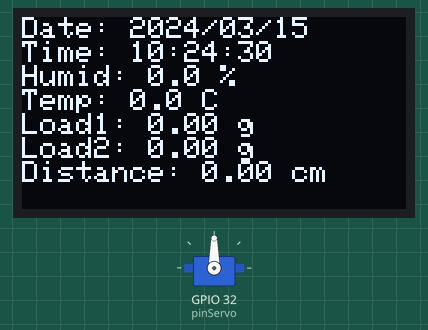
A sketch run on a simulated ESP32. Parts: 128×64 one-colour display, servo. The local clock reads 2024-03-15 10:24:30 at power-on unless the sketch sets it; what the sketch prints to the serial monitor is not drawn.

Above: at 0.3 s.
At 4.5 s:
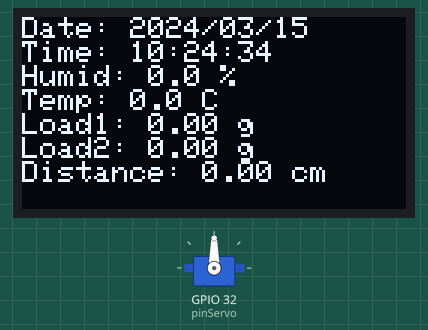
At 11.4 s:
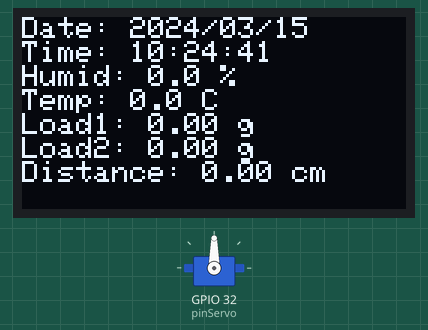
At 19.3 s:
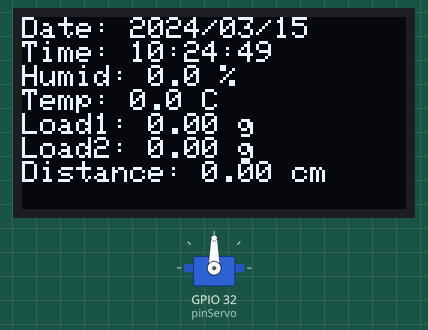
At 28.2 s:
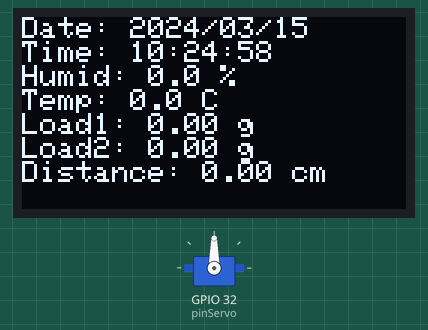
At 38.2 s:
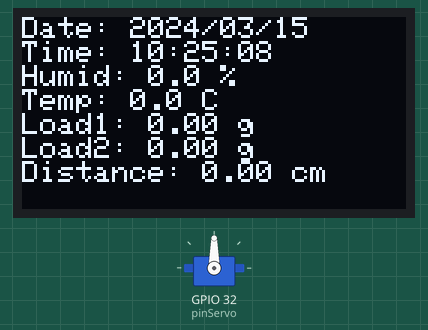

Measured:
- what the display in image 0 shows lasts 1.0 s, from 0.3 s to 1.3 s

The sketch:

master.ino
```cpp
#include <ThreeWire.h>
#include <RtcDS1302.h>
#include <Adafruit_GFX.h>
#include <Adafruit_SH110X.h>
#include <ESP32Servo.h>

// ------------------------- Servo -------------------------
Servo servo;
#define pinServo 32

// ------------------------- OLED -------------------------
#define SCREEN_WIDTH 128
#define SCREEN_HEIGHT 64
#define OLED_RESET -1
Adafruit_SH1106G display(SCREEN_WIDTH, SCREEN_HEIGHT, &Wire, OLED_RESET);

// ------------------------- RTC DS1302 -------------------------
#define RST_PIN 27
#define DAT_PIN 25
#define CLK_PIN 26
ThreeWire myWire(DAT_PIN, CLK_PIN, RST_PIN);
RtcDS1302<ThreeWire> rtc(myWire);

// ------------------------- Variables -------------------------
float weight1 = 0;
float weight2 = 0;
float distance = 0;
float temperature = 0;
float humidity = 0;

// ------------------------- Feeding Flags -------------------------
bool breakfastDone = false;
bool lunchDone = false;
bool dinnerDone = false;

unsigned long foodsServedTime = 0;

void setup() {
  Serial.begin(9600); // receive from Slave
  delay(200);

  // Initialize OLED
  display.begin(0x3C, true);
  display.clearDisplay();
  display.setTextSize(1);
  display.setTextColor(SH110X_WHITE);
  display.setCursor(0, 0);
  display.println("MASTER READY...");
  display.display();

  // Initialize RTC
  rtc.Begin();
  if (!rtc.IsDateTimeValid()) {
    Serial.println("RTC is NOT valid! Setting compile time...");
    RtcDateTime compiled = RtcDateTime(__DATE__, __TIME__);
    rtc.SetDateTime(compiled);
  } else {
    Serial.println("RTC is valid.");
  }

  // Initialize servo
  servo.attach(pinServo);
  servo.write(90);
}

void loop() {

  if (Serial.available()) {
    String msg = Serial.readStringUntil('\n');
    msg.trim();
    // Parse data from slave
    int w1Index = msg.indexOf("W1:");
    int w2Index = msg.indexOf("W2:");
    int dIndex  = msg.indexOf("D:");
    int tIndex  = msg.indexOf("T:");
    int hIndex  = msg.indexOf("H:");

    if (w1Index != -1 && w2Index != -1 && dIndex != -1 && tIndex != -1 && hIndex != -1) {
      weight1 = msg.substring(w1Index + 3, w2Index).toFloat();
      weight2 = msg.substring(w2Index + 3, dIndex).toFloat();
      distance = msg.substring(dIndex + 2, tIndex).toFloat();
      temperature = msg.substring(tIndex + 2, hIndex).toFloat();
      humidity = msg.substring(hIndex + 2).toFloat();
    }
  }

  // ------------------------------- Read RTC -------------------------------
  RtcDateTime now = rtc.GetDateTime();
  int hour = now.Hour();
  int minute = now.Minute();

  char dateStr[11]; // YYYY/MM/DD
  char timeStr[9];  // HH:MM:SS
  snprintf(dateStr, sizeof(dateStr), "%04u/%02u/%02u", now.Year(), now.Month(), now.Day());
  snprintf(timeStr, sizeof(timeStr), "%02u:%02u:%02u", hour, minute, now.Second());

  // ------------------------------- Feeding Logic -------------------------------
  // Reset flags at the start of the next schedule
  if(hour == 12 && minute == 0) breakfastDone = false;
  if(hour == 17 && minute == 0) lunchDone = false;
  if(hour == 0 && minute == 0) dinnerDone = false;

  // Breakfast: 6:00 - 11:59
  if(hour >= 6 && hour < 12 && !breakfastDone && distance < 50 && weight2 >= 20) {
    if(weight1 < 50) {
      Serial.println("Breakfast Food is serve...");
      servo.write(180);
    } else {
      Serial.println("Breakfast Food is done serve");
      servo.write(90);
      breakfastDone = true;
    }
  }

  // Lunch: 12:00 - 16:59
  if(hour >= 12 && hour < 17 && !lunchDone && distance < 50 && weight2 >= 20) {
    if(weight1 < 50) {
      Serial.println("Lunch Food is serve");
      servo.write(180);
    } else {
      Serial.println("Lunch Food is done  serve");
      servo.write(90);
      lunchDone = true;
    }
  }

  // Dinner: 17:00 - 23:00
  if(hour >= 17 && hour < 23 && !dinnerDone && distance < 50 && weight2 >= 20) {
    if(weight1 < 50) {
      Serial.println("Dinner Food is serve");
      servo.write(180);
    } else {
      Serial.println("Dinner Food is  done serve");
      servo.write(90);
      dinnerDone = true;
    }
  }

  display.clearDisplay();
  display.setCursor(0, 0);

  display.print("Date: ");
  display.println(dateStr);

  display.print("Time: ");
  display.println(timeStr);

  display.print("Humid: ");
  display.print(humidity, 1);
  display.println(" %");

  display.print("Temp: ");
  display.print(temperature, 1);
  display.println(" C");

  display.print("Load1: ");
  if(weight1 < 0)
    weight1 = 0;
  display.print(weight1, 2);
  display.println(" g");

  display.print("Load2: ");
  if(weight2 < 10)
    weight2 = 0;
  display.print(weight2, 2);
  display.println(" g");

  display.print("Distance: ");
  display.print(distance, 2);
  display.println(" cm");

  display.setCursor(0, 56);
  if (breakfastDone || lunchDone || dinnerDone) {
    if(foodsServedTime == 0) foodsServedTime = millis(); // start timer
    if(millis() - foodsServedTime < 3000) {
      display.println("Foods already served. Wait...");
    }
    } else {
    foodsServedTime = 0; // reset timer when no meal served
  }

  display.display();

  delay(500);
}
```
